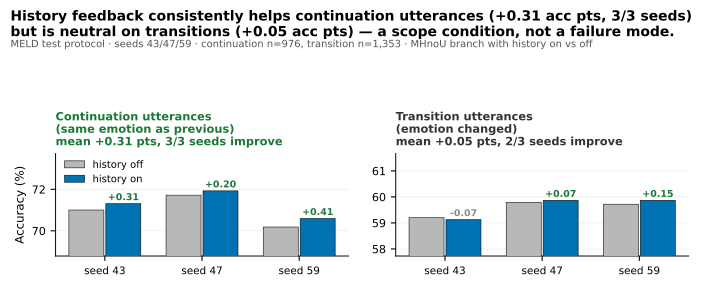

Python code for this plot:
# -*- coding: utf-8 -*-
"""图 F：MELD 延续/转折子群分析（补"硬伤"清单第 5 项：4.8 节的 claim 此前无图表支撑）。

一句话结论：历史反馈对延续句有一致的小幅收益（3/3 seed 准确率提升），
对转折句基本中性——论文"转折句被历史拖垮"的表述应降级为"无收益"。

数据源：服务器 mechanisms/MELD/{43,47,59}/SAMPLE_DIAGNOSTICS.npz 的
        transition_group / history_on/off_logits -> subgroup_meld.json。
"""
import json
import sys, os
sys.path.insert(0, os.path.dirname(os.path.abspath(__file__)))
import matplotlib.pyplot as plt
import numpy as np
from style_shared import apply_style, headline, save

apply_style()

HERE = os.path.dirname(os.path.abspath(__file__))
d = json.load(open(os.path.join(HERE, "subgroup_meld.json"), encoding="utf-8"))
seeds = sorted(d.keys())
C_ON, C_OFF = "#0072B2", "#B8B8B8"

GROUPS = []
for gkey, gname in [("continuation", "Continuation utterances\n(same emotion as previous)"),
                    ("transition", "Transition utterances\n(emotion changed)")]:
    acc_on = np.array([d[s][gkey]["acc_history_on"] * 100 for s in seeds])
    acc_off = np.array([d[s][gkey]["acc_history_off"] * 100 for s in seeds])
    delta = acc_on - acc_off
    wins = int((delta > 0).sum())
    GROUPS.append((gkey, gname, acc_on, acc_off, delta, wins))

fig, axes = plt.subplots(1, 2, figsize=(7.0, 2.8))
for ax, (gkey, gname, acc_on, acc_off, delta, wins) in zip(axes, GROUPS):
    x = np.arange(len(seeds))
    ax.bar(x - 0.19, acc_off, width=0.36, color=C_OFF, edgecolor="black",
           linewidth=0.4, label="history off", zorder=3)
    ax.bar(x + 0.19, acc_on, width=0.36, color=C_ON, edgecolor="black",
           linewidth=0.4, label="history on", zorder=3)
    mean_txt = f"mean {delta.mean():+.2f} pts, {wins}/{len(seeds)} seeds improve"
    title_color = "#1B7837" if delta.mean() > 0 and wins == len(seeds) else "#333333"
    ax.set_title(f"{gname}\n{mean_txt}", loc="left", fontweight="bold",
                 fontsize=8.2, color=title_color)
    ax.set_xticks(x)
    ax.set_xticklabels([f"seed {s}" for s in seeds], fontsize=7.5)
    base = min(acc_off.min(), acc_on.min()) - 1.4
    ax.set_ylim(base, max(acc_off.max(), acc_on.max()) + 1.8)
    ax.grid(axis="y", zorder=0)
    for xi, vn, dt in zip(x, acc_on, delta):
        ax.annotate(f"{dt:+.2f}", (xi + 0.19, vn), textcoords="offset points",
                    xytext=(0, 2.5), ha="center", fontsize=6.8,
                    color="#1B7837" if dt > 0 else "#8B8B8B", fontweight="bold")

axes[0].set_ylabel("Accuracy (%)")
axes[0].legend(loc="upper left", frameon=False, fontsize=7.2,
               bbox_to_anchor=(0.0, 1.02))

headline(fig, "History feedback consistently helps continuation utterances (+0.31 acc pts, 3/3 seeds)\n"
              "but is neutral on transitions (+0.05 acc pts) \u2014 a scope condition, not a failure mode.")
fig.text(0.012, 0.862, "MELD test protocol \u00b7 seeds 43/47/59 \u00b7 continuation n=976, transition n=1,353 \u00b7 "
                       "MHnoU branch with history on vs off",
         fontsize=7.2, color="#555555", ha="left")
fig.tight_layout(rect=[0, 0, 1, 0.832])
save(fig, "figF_meld_subgroup")
